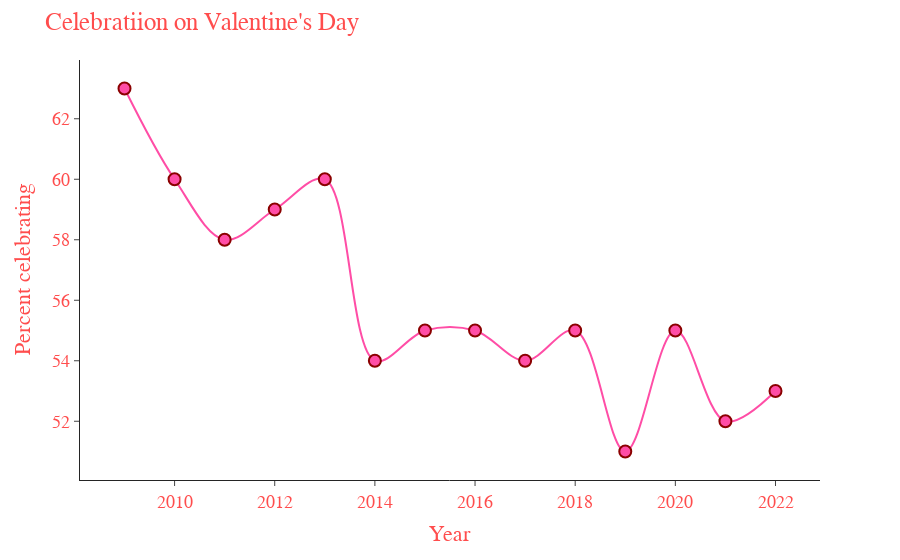

Notebook cell for this chart:
### Code cell
fig = px.line(hspc, x="Year", y="Percent celebrating", markers=True, line_shape='spline')

fig.update_layout(
    title="Celebratiion on Valentine's Day",
    font=dict(
        family=font_family,
        size=18,
        color="#ff4d4d",
    )
)

fig.update_traces(line_color="#ff4da6",
                  selector=dict(type='scatter'),
                  marker=dict(size=12,
                              line=dict(width=2,
                                        color='darkred')),
                 )

fig.update_yaxes(type="linear")

fig.show()

### Figure 1 — Plotly figure (JSON) as saved in the notebook; plotly's stock layout.template omitted (floating-point values rounded to 4 significant figures)
{"data": [{"hovertemplate": "Year=%{x}<br>Percent celebrating=%{y}<extra></extra>", "legendgroup": "", "line": {"color": "#ff4da6", "dash": "solid", "shape": "spline"}, "marker": {"line": {"color": "darkred", "width": 2}, "size": 12, "symbol": "circle"}, "mode": "lines+markers", "name": "", "orientation": "v", "showlegend": false, "type": "scatter", "x": [2009, 2010, 2011, 2012, 2013, 2014, 2015, 2016, 2017, 2018, 2019, 2020, 2021, 2022], "xaxis": "x", "y": [63, 60, 58, 59, 60, 54, 55, 55, 54, 55, 51, 55, 52, 53], "yaxis": "y"}], "layout": {"font": {"color": "#ff4d4d", "family": "Verdana", "size": 18}, "legend": {"tracegroupgap": 0}, "margin": {"t": 60}, "title": {"text": "Celebratiion on Valentine's Day"}, "xaxis": {"anchor": "y", "domain": [0, 1], "title": {"text": "Year"}}, "yaxis": {"anchor": "x", "domain": [0, 1], "title": {"text": "Percent celebrating"}, "type": "linear"}}}
